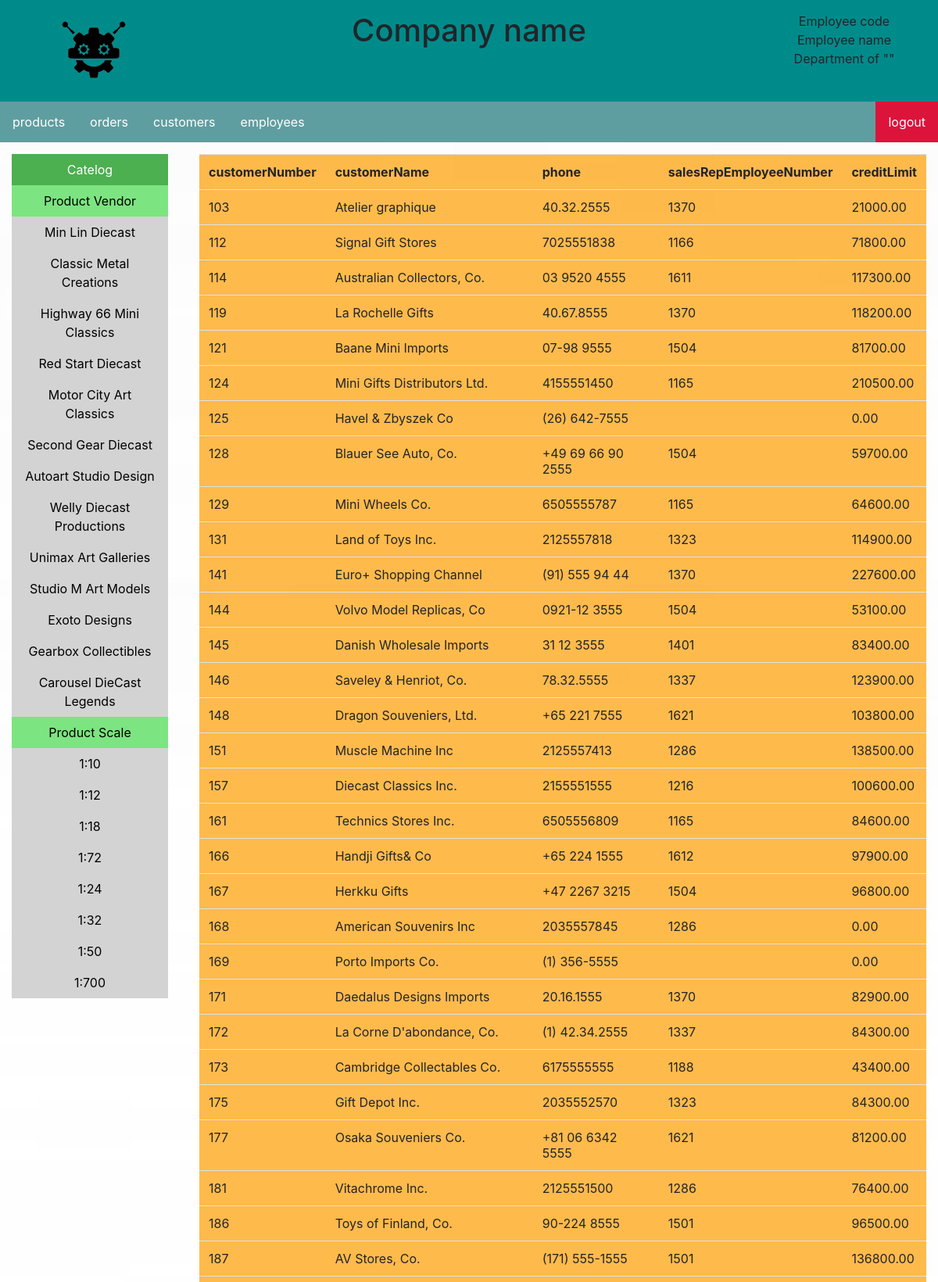
Screenshot of /1.php?category=customers (upper part) with the database file from the repository.
### tables this page shows
CREATE TABLE `customers` (
  `customerNumber` int(11) NOT NULL,
  `customerName` varchar(50) NOT NULL,
  `contactLastName` varchar(50) NOT NULL,
  `contactFirstName` varchar(50) NOT NULL,
  `phone` varchar(50) NOT NULL,
  `addressLine1` varchar(50) NOT NULL,
  `addressLine2` varchar(50) DEFAULT NULL,
  `city` varchar(50) NOT NULL,
  `state` varchar(50) DEFAULT NULL,
  `postalCode` varchar(15) DEFAULT NULL,
  `country` varchar(50) NOT NULL,
  `salesRepEmployeeNumber` int(11) DEFAULT NULL,
  `creditLimit` decimal(10,2) DEFAULT NULL
);

### display_table_rule.php (called while the page is built, shortened)
<?php
    function get_colum_display(string $table_name)
    {
        if($table_name=="products")
		{
			return "productCode,productName,buyPrice,quantityInStock,productVendor";
		}
		else if($table_name=="customers")
		{
			return "customerNumber,customerName,phone,salesRepEmployeeNumber,creditLimit";
		}
		return Null;
    }
?>

### 1.php (the view, shortened to what this page needs)
<?php
include "display_table_rule.php";
include "mysql_control.php";
$category = $_GET['category'];
$tablename = $category;
$display_colum = get_colum_display($tablename);
?>
<html>
    <head>
        <link rel="stylesheet" href="https://stackpath.bootstrapcdn.com/bootstrap/4.3.1/css/bootstrap.min.css">
        <link rel="stylesheet" type="text/css" href="css/main.css">
    </head>
    <body class="bg-image">
        <div class="row" style="margin:0px">
            <div class="column-left"><img src="image\logo.png" class="login-logo-image"></div>
            <div class="column-center"><h1>Company name</h1></div>
            <div class="column-right">
                Employee code<br>
                Employee name<br>
                Department of ""
            </div>
        </div>
        <ul class="ul-menu-bar">
            <li class="li-menu-bar"><a href="1.php?category=products">products</a></li>
            <li class="li-menu-bar"><a href="1.php?category=orders">orders</a></li>
            <li class="li-menu-bar"><a href="1.php?category=customers">customers</a></li>
            <li class="li-menu-bar"><a href="1.php?category=employees">employees</a></li>
            <li class="li-menu-bar" style="float:right"><a class="active" href="#about">logout</a></li>
        </ul>
		<div class="row" style="margin:0px">
			<div class="column-left-body">
				<ul class="ul-menu-list">
					<li class="li-menu-list"><a class="main-catelog" href="#home">Catelog</a></li>
					<li class="li-menu-list"><a class="sub-catelog" href="#news">Product Vendor</a></li>
					<?php
						$result = mysqli_query($con,"SELECT DISTINCT productVendor FROM `products`");
						while($data = mysqli_fetch_row($result))
						{
							echo "<li class='li-menu-list'><a href='1.php?category=products&productvendor=$data[0]'>$data[0]</a></li>";
						}
					?>
					<li class="li-menu-list"><a class="sub-catelog" href="#news">Product Scale</a></li>
					<?php
						$result = mysqli_query($con,"SELECT DISTINCT productScale FROM `products`");
						while($data = mysqli_fetch_row($result))
						{
							echo "<li class='li-menu-list'><a href='1.php?category=products&productscale=$data[0]'>$data[0]</a></li>";
						}
					?>
				</ul>
			</div>
			<div class="column-center-body">
				<table class="table table-hover" style="background-image: url('image/bg_table.png')">
            <tr>
                <?php
					$query = "SELECT $display_colum FROM $tablename WHERE";
					if(!empty($_GET['productvendor']))
					{
						$product_vendor = $_GET['productvendor'];
						$query .= " productVendor = '$product_vendor' ";
					}
					else if(!empty($_GET['productscale']))
					{
						$product_scale = $_GET['productscale'];
						$query .= " productScale = '$product_scale' ";
					}
					else
					{
						$query = substr($query,0,strlen($query)-5);
					}
					$result = mysqli_query($con,$query);
					while($field = mysqli_fetch_field($result))
                    {
							echo "<th>";
							echo $field->name;
							echo "</th>";
                    }
                ?>
            </tr>
				<?php
					$fieldcount=mysqli_num_fields($result);
					while($data = mysqli_fetch_row($result))
					{
						if($tablename=="products")
						{
							echo "<tr onclick=\"window.location='2.php?productCode=$data[0]'\">";
						}
						else if($tablename=="employees")
						{
							echo "<tr onclick=\"window.location='3.php?employeenumber=$data[0]'\">";
						}
						else
						{
							echo "<tr>";
						}
						for($i = 0;$i < $fieldcount;$i++)
						{
							echo "<td> $data[$i] </td>";
						}
						echo "</tr>";
					}
				?>
        </table>
			</div>
		</div>
    </body>
</html>

### css/main.css (style rules this page uses)
.bg-image { background-image: url("../image/bg.jpg"); background-repeat: no-repeat; background-position: center; background-size: cover; }
.login-logo-image { width: 100px; height: 100px; }
.ul-menu-bar { list-style-type: none; margin: 0; padding: 0; overflow: hidden; background-color: cadetblue; }
.li-menu-bar { float: left; }
.li-menu-bar a { display: block; color: white; text-align: center; padding: 14px 16px; text-decoration: none; }
.ul-menu-list { list-style-type: none; margin: 0; padding: 0; width: 200px; background-color: lightgray; }
.li-menu-list a { display: block; color: #000; padding: 8px 16px; text-decoration: none; }
.li-menu-list a.main-catelog { background-color: #4CAF50; color: white; }
.li-menu-list a.sub-catelog { background-color: rgb(124, 228, 128); color: black; }
.active { background-color: crimson; }
.column-left { text-align: center; background-color: darkcyan; padding: 15px; float: left; width: 20%; }
.column-center { text-align: center; background-color: darkcyan; padding: 15px; float: left; width: 60%; }
.column-right { text-align: center; background-color: darkcyan; padding: 15px; float: left; width: 20%; }
.column-left-body { text-align: center; padding: 15px; float: center; width: 20%; }
.column-center-body { text-align: center; padding: 15px; float: center; width: 80%; }
.row:after { content: ""; display: table; clear: both; }

### rows the page displays
customers: customerNumber "103", customerName "Atelier graphique", phone "40.32.2555", salesRepEmployeeNumber "1370", creditLimit "21000.00"
customers: customerNumber "112", customerName "Signal Gift Stores", phone "7025551838", salesRepEmployeeNumber "1166", creditLimit "71800.00"
customers: customerNumber "114", customerName "Australian Collectors, Co.", phone "03 9520 4555", salesRepEmployeeNumber "1611", creditLimit "117300.00"
customers: customerNumber "119", customerName "La Rochelle Gifts", phone "40.67.8555", salesRepEmployeeNumber "1370", creditLimit "118200.00"
customers: customerNumber "121", customerName "Baane Mini Imports", phone "07-98 9555", salesRepEmployeeNumber "1504", creditLimit "81700.00"
customers: customerNumber "124", customerName "Mini Gifts Distributors Ltd.", phone "4155551450", salesRepEmployeeNumber "1165", creditLimit "210500.00"
customers: customerNumber "125", customerName "Havel & Zbyszek Co", phone "(26) 642-7555", creditLimit "0.00"
customers: customerNumber "128", customerName "Blauer See Auto, Co.", phone "+49 69 66 90 2555", salesRepEmployeeNumber "1504", creditLimit "59700.00"
customers: customerNumber "129", customerName "Mini Wheels Co.", phone "6505555787", salesRepEmployeeNumber "1165", creditLimit "64600.00"
customers: customerNumber "131", customerName "Land of Toys Inc.", phone "2125557818", salesRepEmployeeNumber "1323", creditLimit "114900.00"
customers: customerNumber "141", customerName "Euro+ Shopping Channel", phone "(91) 555 94 44", salesRepEmployeeNumber "1370", creditLimit "227600.00"
customers: customerNumber "144", customerName "Volvo Model Replicas, Co", phone "0921-12 3555", salesRepEmployeeNumber "1504", creditLimit "53100.00"
customers: customerNumber "145", customerName "Danish Wholesale Imports", phone "31 12 3555", salesRepEmployeeNumber "1401", creditLimit "83400.00"
customers: customerNumber "146", customerName "Saveley & Henriot, Co.", phone "78.32.5555", salesRepEmployeeNumber "1337", creditLimit "123900.00"
customers: customerNumber "148", customerName "Dragon Souveniers, Ltd.", phone "+65 221 7555", salesRepEmployeeNumber "1621", creditLimit "103800.00"
customers: customerNumber "151", customerName "Muscle Machine Inc", phone "2125557413", salesRepEmployeeNumber "1286", creditLimit "138500.00"
customers: customerNumber "157", customerName "Diecast Classics Inc.", phone "2155551555", salesRepEmployeeNumber "1216", creditLimit "100600.00"
customers: customerNumber "161", customerName "Technics Stores Inc.", phone "6505556809", salesRepEmployeeNumber "1165", creditLimit "84600.00"
customers: customerNumber "166", customerName "Handji Gifts& Co", phone "+65 224 1555", salesRepEmployeeNumber "1612", creditLimit "97900.00"
customers: customerNumber "167", customerName "Herkku Gifts", phone "+47 2267 3215", salesRepEmployeeNumber "1504", creditLimit "96800.00"
customers: customerNumber "168", customerName "American Souvenirs Inc", phone "2035557845", salesRepEmployeeNumber "1286", creditLimit "0.00"
customers: customerNumber "169", customerName "Porto Imports Co.", phone "(1) 356-5555", creditLimit "0.00"
customers: customerNumber "171", customerName "Daedalus Designs Imports", phone "20.16.1555", salesRepEmployeeNumber "1370", creditLimit "82900.00"
customers: customerNumber "172", customerName "La Corne D'abondance, Co.", phone "(1) 42.34.2555", salesRepEmployeeNumber "1337", creditLimit "84300.00"
customers: customerNumber "173", customerName "Cambridge Collectables Co.", phone "6175555555", salesRepEmployeeNumber "1188", creditLimit "43400.00"
customers: customerNumber "175", customerName "Gift Depot Inc.", phone "2035552570", salesRepEmployeeNumber "1323", creditLimit "84300.00"
customers: customerNumber "177", customerName "Osaka Souveniers Co.", phone "+81 06 6342 5555", salesRepEmployeeNumber "1621", creditLimit "81200.00"
customers: customerNumber "181", customerName "Vitachrome Inc.", phone "2125551500", salesRepEmployeeNumber "1286", creditLimit "76400.00"
customers: customerNumber "186", customerName "Toys of Finland, Co.", phone "90-224 8555", salesRepEmployeeNumber "1501", creditLimit "96500.00"
customers: customerNumber "187", customerName "AV Stores, Co.", phone "(171) 555-1555", salesRepEmployeeNumber "1501", creditLimit "136800.00"

### other values shown
$data[0] "Min Lin Diecast"
$data[0] "Classic Metal Creations"
$data[0] "Highway 66 Mini Classics"
$data[0] "Red Start Diecast"
$data[0] "Motor City Art Classics"
$data[0] "Second Gear Diecast"
$data[0] "Autoart Studio Design"
$data[0] "Welly Diecast Productions"
$data[0] "Unimax Art Galleries"
$data[0] "Studio M Art Models"
$data[0] "Exoto Designs"
$data[0] "Gearbox Collectibles"
$data[0] "Carousel DieCast Legends"
$data[0] "1:10"
$data[0] "1:12"
